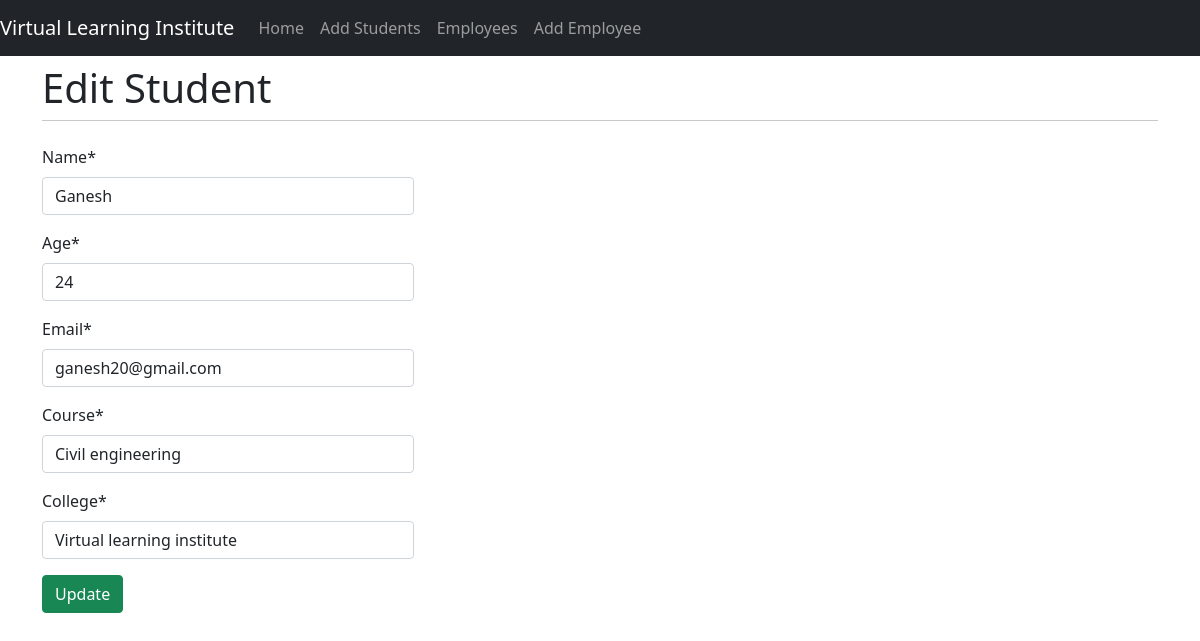
The app's page /edit/10/ with its own data.
### students/models.py (models this page shows, shortened)
class Student(models.Model):
    name = models.CharField(max_length=100, validators=[validate_name])
    age = models.IntegerField(validators=[MinValueValidator(0), MaxValueValidator(120)])
    email = models.EmailField(validators=[EmailValidator()])
    course = models.CharField(max_length=100, validators=[validate_course])
    college = models.CharField(max_length=100, validators=[validate_college])

### students/views.py (the view)
# urls.py: path('edit/<int:id>/', views.student_edit, name='student_edit'),
def student_edit(request, id):
    student = get_object_or_404(Student, id=id)
    if request.method == 'POST':
        form = StudentForm(request.POST, instance=student)
        if form.is_valid():
            form.save()
            return redirect('student_list')
    else:
        form = StudentForm(instance=student)
    return render(request, 'students/student_form.html', {'form': form, 'edit': True})

### students/forms.py
class StudentForm(forms.ModelForm):
    class Meta:
        model = Student
        fields = ['name', 'age', 'email', 'course', 'college']

### students/templates/students/student_form.html (shortened to what this page needs)
{% extends 'students/base.html' %}
{% load crispy_forms_tags %}
{% block content %}
    <h1 class="mt-2">
        {% block title %}
            {% if edit %}
                Edit Student
            {% else %}
                Add Student
            {% endif %}
        {% endblock %}
    </h1>
    <hr class="mt-0 mb-4">
    <div class="col-4">
        <form method="post" novalidate>
            {{ form | crispy}}
            {% if edit %}
                <button type="submit" class="btn btn-success">Update</button>
            {% else %}
                <button type="submit" class="btn btn-success">Submit</button>
            {% endif %}
        </form>
    </div>
{% endblock %}

### records on screen
Student: name "Ganesh", age "24", email "ganesh20@gmail.com", course "Civil engineering", college "Virtual learning institute"
